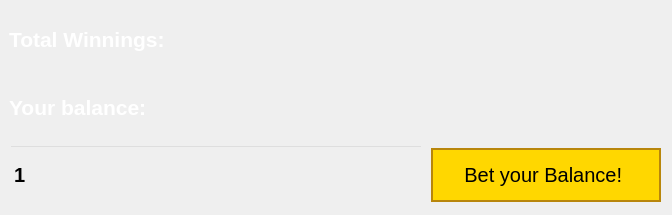
<?xml version="1.0" encoding="UTF-8"?>
<ui version="4.0">
 <class>BalanceWindow</class>
 <widget class="QMainWindow" name="BalanceWindow">
  <property name="geometry">
   <rect>
    <x>0</x>
    <y>0</y>
    <width>672</width>
    <height>215</height>
   </rect>
  </property>
  <property name="windowTitle">
   <string>MainWindow</string>
  </property>
  <property name="styleSheet">
   <string notr="true">QMainWindow {
    background-image:url(:/image/background.png);
}
QPushButton {
    background-color: #FFD700;
    color: black;
    border: 2px solid #B8860B;
    padding: 10px 20px;
    text-align: center;
    text-decoration: none;
    display: inline-block;
    font-size: 20px;
    font-family: 'Arial';
    margin: 4px 2px;
    transition-duration: 0.4s;
    cursor: pointer;
}
QPushButton:hover {
    background-color: #B8860B;
    color: white;
}
QLabel {
    color: white;
    font-size: 20px;
}

QSpinBox{
background:transparent;
font-weight:bold;
font-size:20px;
}

QSpinBox:focus{
outline:none;
border: 2px groove #B8860B;
}</string>
  </property>
  <widget class="QWidget" name="centralwidget">
   <property name="sizePolicy">
    <sizepolicy hsizetype="Expanding" vsizetype="Expanding">
     <horstretch>0</horstretch>
     <verstretch>0</verstretch>
    </sizepolicy>
   </property>
   <layout class="QGridLayout" name="gridLayout_2">
    <item row="0" column="0">
     <layout class="QGridLayout" name="gridLayout">
      <item row="2" column="0">
       <widget class="QSpinBox" name="BetSpinBox">
        <property name="sizePolicy">
         <sizepolicy hsizetype="Expanding" vsizetype="Preferred">
          <horstretch>0</horstretch>
          <verstretch>0</verstretch>
         </sizepolicy>
        </property>
        <property name="buttonSymbols">
         <enum>QAbstractSpinBox::ButtonSymbols::NoButtons</enum>
        </property>
        <property name="value">
         <number>1</number>
        </property>
       </widget>
      </item>
      <item row="2" column="1">
       <widget class="QPushButton" name="StartBlackjackButton">
        <property name="sizePolicy">
         <sizepolicy hsizetype="Fixed" vsizetype="Preferred">
          <horstretch>0</horstretch>
          <verstretch>0</verstretch>
         </sizepolicy>
        </property>
        <property name="cursor">
         <cursorShape>PointingHandCursor</cursorShape>
        </property>
        <property name="text">
         <string>  Bet your Balance!   </string>
        </property>
       </widget>
      </item>
      <item row="0" column="0" colspan="2">
       <widget class="QLabel" name="TotalWiningsLabel">
        <property name="sizePolicy">
         <sizepolicy hsizetype="Expanding" vsizetype="Minimum">
          <horstretch>0</horstretch>
          <verstretch>0</verstretch>
         </sizepolicy>
        </property>
        <property name="text">
         <string>&lt;html&gt;&lt;head/&gt;&lt;body&gt;&lt;p&gt;&lt;span style=&quot; font-size:16pt; font-weight:700;&quot;&gt;Total Winnings:&lt;/span&gt;&lt;/p&gt;&lt;/body&gt;&lt;/html&gt;</string>
        </property>
       </widget>
      </item>
      <item row="1" column="0" colspan="2">
       <widget class="QLabel" name="BalanceLabel">
        <property name="sizePolicy">
         <sizepolicy hsizetype="Expanding" vsizetype="Minimum">
          <horstretch>0</horstretch>
          <verstretch>0</verstretch>
         </sizepolicy>
        </property>
        <property name="text">
         <string>&lt;html&gt;&lt;head/&gt;&lt;body&gt;&lt;p&gt;&lt;span style=&quot; font-size:16pt; font-weight:700;&quot;&gt;Your balance:&lt;/span&gt;&lt;/p&gt;&lt;/body&gt;&lt;/html&gt;</string>
        </property>
       </widget>
      </item>
     </layout>
    </item>
   </layout>
  </widget>
 </widget>
 <resources/>
 <connections/>
</ui>
